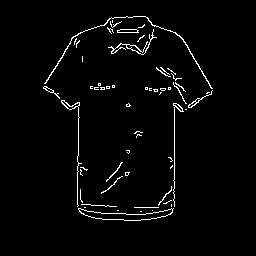
#> input picture image.jpg, 256 x 256 px, given as the content of the folder data/train, which was not available
$ python -i preprocess.py   (imports and definitions only)
#> lines starting #> are read from the running program, lines starting #| are printed output that depends on the picture; after the words box and inside, x2 and y2 are one past the last pixel; in counts of white or black regions, pixels touching at a corner belong together; pictures that were not available may be replaced by others from this repository, and a replacement may not be noted
# importing required libraries
import cv2
import numpy as np
import os
import pandas as pd


def _hog(image, shape):
    block_size = 16
    cell_size = 8
    assert (image.shape[0] % cell_size == 0 and image.shape[1] % cell_size == 0), "Size not supported"
    nbins = 9
    dx = np.array([[0, 0, 0], [-1, 0, 1], [0, 0, 0]])
    dy = dx.T
    # tinh -1: độ sâu
    gx = cv2.filter2D(image, -1, dx)
    gy = cv2.filter2D(image, -1, dy)

    #
    gs = np.sqrt(np.square(gx) + np.square(gy))
    phis = np.arctan(gy / (gx + 1e-6))
    phis[gx == 0] = np.pi / 2

    argmax_g = gs.argmax(axis=-1)

    # lấy ra g, phi mà tại đó g max
    g = np.take_along_axis(gs, argmax_g[..., None], axis=1)[..., 0]
    phi = np.take_along_axis(phis, argmax_g[..., None], axis=1)[..., 0]
    histogram = np.zeros((g.shape[0] // cell_size, g.shape[1] // cell_size, nbins))
    for i in range(0, g.shape[0] - cell_size + 1, cell_size):
        for j in range(0, g.shape[1] - cell_size + 1, cell_size):
            g_in_square = g[i:i + cell_size, j:j + cell_size]
            phi_in_square = phi[i:i + cell_size, j:j + cell_size]

            bins = np.zeros(9)

            for u in range(0, g_in_square.shape[0]):
                for v in range(0, g_in_square.shape[1]):
                    g_pixel = g_in_square[u, v]
                    phi_pixel = phi_in_square[u, v] * 180 / np.pi
                    bin_index = int(phi_pixel // 20)
                    a = bin_index * 20
                    b = (bin_index + 1) * 20

                    value_1 = (phi_pixel - a) / 20 * g_pixel
                    value_2 = (b - phi_pixel) / 20 * g_pixel

                    bins[bin_index] += value_2
                    bins[(bin_index + 1) % 9] += value_1

            histogram[int(i / cell_size), int(j / cell_size), :] = bins

    t = block_size // cell_size
    hist = []
    for i in range(0, histogram.shape[0] - t + 1):
        for j in range(0, histogram.shape[1] - t + 1):
            block = histogram[i:i + t, j:j + t, :]
            block = block.flatten()
            block /= np.linalg.norm(block) + 1e-6
            hist.append(block)

    hist = np.array(hist)

    return hist.flatten()


# def _hog(image, shape):

    # return hist

# ['sơ mi dài tay trơn 1 màu cổ đức_7594dfd43674e654fde2305dd37ceab8.jpg'
#  'sơ mi dài tay không cổ_3.jpg'
#  'sơ mi dài tay cổ trụ 1 túi_f676705fee6b6c34aa7e89d1b2a772cc.jpg'
#  'sơ mi dài tay cổ trụ 1 túi_95160aa2faabbfaff4290f7e33af3ab9.jpg'
#  'sơ mi dài tay cổ trụ 1 túi_3daf093650dab029b077be41ab9ac090.jpg'
#  'sơ mi dài tay kẻ caro 1 túi_479aa6dc55d1e4b3761dc854311f8c25.jpg'
#  'sơ mi dài tay kẻ caro 1 túi_05522587fd0c8ca31eea976732eaa805.jpg'
#  'sơ mi dài tay trơn 1 màu cổ đức_4b1330ab45aafb13c4a8097980fb6cb8.jpg'
#  'sơ mi dài tay cổ trụ 1 túi_ef15008bd0d10745323d6a805dcd6052.jpg'
#  'sơ mi dài tay trơn 1 màu cổ đức_018da9dea2cdbbd64c20d2cf3efa2e1c.jpg']

def _extract_object(image):
    gray = cv2.cvtColor(image, cv2.COLOR_BGR2GRAY)
    image_cpy = cv2.threshold(gray, 60, 255, cv2.THRESH_BINARY | cv2.THRESH_OTSU)[1]

    image_cpy = cv2.bitwise_not(image_cpy)

    # Cut just the object out
    sums = image_cpy.sum(axis=0)
    t = np.where(sums != 0)
    x1, x2 = t[0][0], t[0][-1]
    sums = image_cpy.sum(axis=1)
    t = np.where(sums != 0)
    y1, y2 = t[0][0], t[0][-1]

    return image[y1:y2 + 1, x1:x2 + 1]


def _get_color_mean(image):
    # Lấy trung bình 3 từng kênh L*, a*, b*
    lab = cv2.cvtColor(image, cv2.COLOR_BGR2LAB)
    obj_color_mean = np.array(lab.mean(axis=(0, 1))[:3])
    obj_color_mean = obj_color_mean.reshape((-1, 1))

    return obj_color_mean


def _get_color_std(image):
    lab = cv2.cvtColor(image, cv2.COLOR_BGR2LAB)
    obj_color_std = np.array(lab.std(axis=(0, 1))[:3])
    obj_color_std = obj_color_std.reshape((-1, 1))

    return obj_color_std


def _pad_resize(image, shape):
    image = cv2.resize(image, (shape[1], shape[0]))
    return image


def extract_features(image, shape, name=""):
    assert image.shape[-1] == 3, "Expected 3 channels, got %d" % image.shape[-1]
    image = _extract_object(image)

    obj_color_mean = _get_color_mean(image)
    obj_color_std = _get_color_std(image)
    # Resize về cùng một cỡ và đệm 1 vòng pixel 0 bên ngoài,
    # bỏ comment ở dưới sẽ thấy
    image = _pad_resize(image, shape)
    # Chồng hog và màu thành 1 vector

    feature = obj_color_mean, obj_color_std, _hog(image, shape)

    return feature


# [10 lines of commented-out code are left out]


def to_csv(path):
#> called with path = 'image.jpg'
    train_folder = "data/train"
    shape = (256, 256)
    data = []

    for name in os.listdir(train_folder):
        img_path = os.path.join(train_folder, name)
        img = cv2.imread(img_path)
#> img is the input picture: shape (256, 256, 3); min 0, max 255, mean 6.6
        color_mean, color_std, hog = extract_features(img, shape, img_path)
#> in _extract_object, `image_cpy = cv2.threshold(gray, 60, 255, cv2.THRESH_BINARY | cv2.THRES..`: image_cpy: shape (256, 256); 2.6% white in thin lines or dots, all inside (x1, y1, x2, y2) = (43, 16, 213, 221)
#> in _extract_object, `image_cpy = cv2.bitwise_not(image_cpy)`:
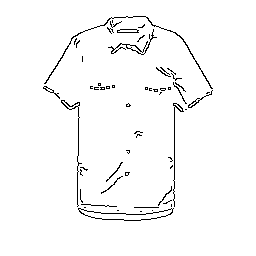
#> image_cpy: shape (256, 256); 97.4% white; black in thin lines or dots, all inside (x1, y1, x2, y2) = (43, 16, 213, 221)
#> in _extract_object, `sums = image_cpy.sum(axis=0)`: sums = 256 values, max 65280 at index 0, min 39780 at index 174, mean 63613.5
#> in _extract_object, `x1, x2 = t[0][0], t[0][-1]`: x1 = 0; x2 = 255
#> in _extract_object, `sums = image_cpy.sum(axis=1)`: sums = 256 values, max 65280 at index 0, min 55845 at index 213, mean 63613.5
#> in _extract_object, `y1, y2 = t[0][0], t[0][-1]`: y1 = 0; y2 = 255
#> in _get_color_mean, `lab = cv2.cvtColor(image, cv2.COLOR_BGR2LAB)`: lab: shape (256, 256, 3); mean of channels 0, 1, 2 6.6, 128, 128
#> in _get_color_mean, `obj_color_mean = np.array(lab.mean(axis=(0, 1))[:3])`: obj_color_mean = [6.56, 128, 128]
#> in _get_color_std, `obj_color_std = np.array(lab.std(axis=(0, 1))[:3])`: obj_color_std = [40.13, 0, 0]
#> in _hog, `gx = cv2.filter2D(image, -1, dx)`:
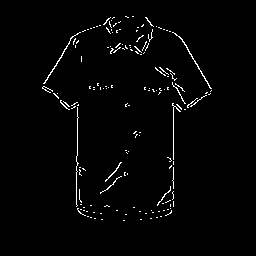
#> gx: shape (256, 256, 3); min 0, max 255, mean 4.8
#> in _hog, `gy = cv2.filter2D(image, -1, dy)`:
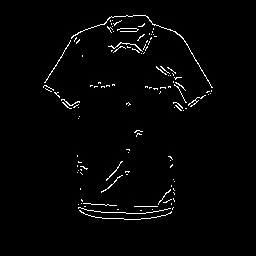
#> gy: shape (256, 256, 3); min 0, max 255, mean 5
#> in _hog, `gs = np.sqrt(np.square(gx) + np.square(gy))`:
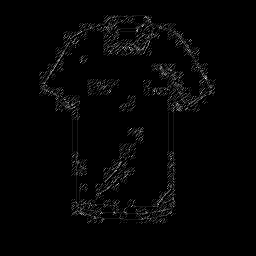
#> gs: shape (256, 256, 3) float16; min 0, max 11, mean 0.205; drawn with min black and max white
#> in _hog, `phis = np.arctan(gy / (gx + 1e-6))`:
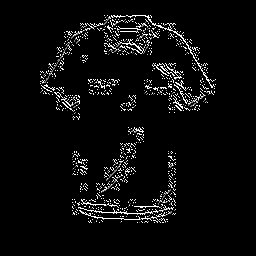
#> phis: shape (256, 256, 3) float64; min 0, max 1.57, mean 0.0735; drawn with min black and max white
#> in _hog, `phis[gx == 0] = np.pi / 2`:
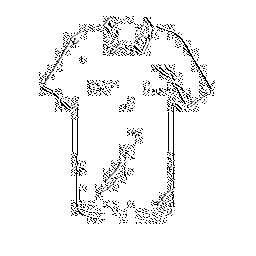
#> phis: shape (256, 256, 3) float64; min 0, max 1.57, mean 1.5; drawn with min black and max white
#> in _hog, `argmax_g = gs.argmax(axis=-1)`: argmax_g: shape (256, 256) int64; every value is 0
#> in _hog, `g = np.take_along_axis(gs, argmax_g[..., None], axis=1)[..., 0]`: g: shape (256, 256) float16; every value is 0
#> in _hog, `phi = np.take_along_axis(phis, argmax_g[..., None], axis=1)[..., 0]`: phi: shape (256, 256) float64; every value is 1.57
#> after the loop in _hog, `for i in range(0, histogram.shape[0] - t + 1):`: hist = 961 items
#> in _hog, `hist = np.array(hist)`: hist: shape (961, 36) float64; every value is 0
#> color_mean = [6.56, 128, 128]; color_std = [40.13, 0, 0]
        color_mean_output_path = os.path.join(path, 'color_mean_' + name.split('.')[0] + '.npy')
        color_std_output_path = os.path.join(path, 'color_out_' + name.split('.')[0] + '.npy')
        hog_output_path = os.path.join(path, 'hog_' + name.split('.')[0] + '.npy')

        np.save(color_mean_output_path, color_mean)
        np.save(color_std_output_path, color_std)
        np.save(hog_output_path, hog)

        # [4 lines of commented-out code are left out]

        data.append([name, color_mean_output_path, color_std_output_path, hog_output_path])

    df = pd.DataFrame(data, columns=['name', 'color_mean', 'color_std', 'hog'])
    df.to_csv('data.csv')

>>> result = to_csv('image.jpg')
